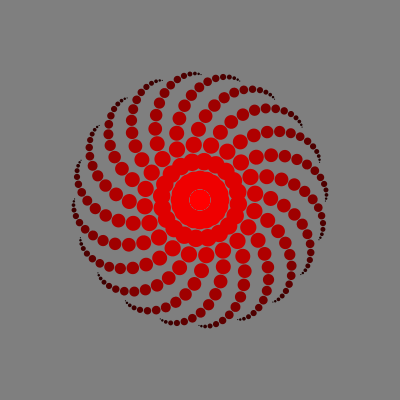
Frame 1 (no input)
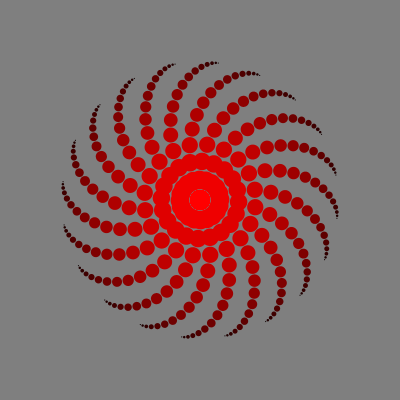
Frame 60 (the mouse pressed at the canvas centre just before this capture)
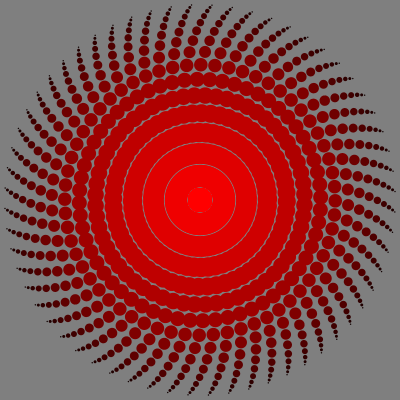
Frame 120 (the mouse held since frame 60 and released just before this capture)

The Processing sketch that drew these frames (run headless with seeded random() and noise(); from frame 60 on, the mouse is pressed at the canvas centre):

// Processing sketch: processing_86995
// ── processing_86995.pde

int tranches = 20;
float v = 0.01;
float s = 20;
void setup() {
  size(400,400);
  smooth();
  frameRate(30);
  noStroke();
}

void draw() {
  background(127);
  
  translate(width/2, height/2);
  rotate(frameCount * v);
  float tranche = 360 /tranches;
  for (float i = 0; i < 360 ; i = i+ tranche) {
    
    pushMatrix();
    for ( float j = 0; j < 16 ; j++) {
      float ratio = j / 16.;
      fill((1-ratio)*255,0,0);
      ellipse(0,0,(1-ratio)*s,(1-ratio)*s);
      
      translate((1-ratio)*s,0);
      rotate(cos(frameCount * 0.01) * 0.2);
    }
    popMatrix();
    rotate(radians(tranche));
  }
  
}

void mousePressed() {
  
  tranches = 360/int((360/random(5,80 )));
  
  v = random(0.005,0.02);
  s = random(5,25);
  
}
